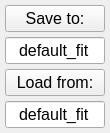
             <widget class="QFrame" name="frame_11">
              <property name="sizePolicy">
               <sizepolicy hsizetype="Expanding" vsizetype="Expanding">
                <horstretch>0</horstretch>
                <verstretch>0</verstretch>
               </sizepolicy>
              </property>
              <property name="maximumSize">
               <size>
                <width>110</width>
                <height>250</height>
               </size>
              </property>
              <property name="font">
               <font>
                <pointsize>12</pointsize>
               </font>
              </property>
              <property name="frameShape">
               <enum>QFrame::NoFrame</enum>
              </property>
              <property name="frameShadow">
               <enum>QFrame::Raised</enum>
              </property>
              <layout class="QGridLayout" name="gridLayout_11">
               <property name="leftMargin">
                <number>5</number>
               </property>
               <property name="topMargin">
                <number>5</number>
               </property>
               <property name="rightMargin">
                <number>5</number>
               </property>
               <property name="bottomMargin">
                <number>5</number>
               </property>
               <property name="spacing">
                <number>5</number>
               </property>
               <item row="0" column="0">
                <widget class="QPushButton" name="savefitButton">
                 <property name="maximumSize">
                  <size>
                   <width>100</width>
                   <height>32</height>
                  </size>
                 </property>
                 <property name="font">
                  <font>
                   <pointsize>12</pointsize>
                  </font>
                 </property>
                 <property name="text">
                  <string>Save to:</string>
                 </property>
                 <property name="autoDefault">
                  <bool>false</bool>
                 </property>
                </widget>
               </item>
               <item row="1" column="0">
                <widget class="QLineEdit" name="fitsavename">
                 <property name="sizePolicy">
                  <sizepolicy hsizetype="Ignored" vsizetype="Fixed">
                   <horstretch>0</horstretch>
                   <verstretch>0</verstretch>
                  </sizepolicy>
                 </property>
                 <property name="maximumSize">
                  <size>
                   <width>100</width>
                   <height>16777215</height>
                  </size>
                 </property>
                 <property name="font">
                  <font>
                   <pointsize>12</pointsize>
                  </font>
                 </property>
                 <property name="text">
                  <string>default_fit</string>
                 </property>
                 <property name="alignment">
                  <set>Qt::AlignCenter</set>
                 </property>
                </widget>
               </item>
               <item row="2" column="0">
                <widget class="QPushButton" name="loadfitButton">
                 <property name="maximumSize">
                  <size>
                   <width>100</width>
                   <height>32</height>
                  </size>
                 </property>
                 <property name="font">
                  <font>
                   <pointsize>12</pointsize>
                  </font>
                 </property>
                 <property name="text">
                  <string>Load from:</string>
                 </property>
                 <property name="autoDefault">
                  <bool>false</bool>
                 </property>
                </widget>
               </item>
               <item row="3" column="0">
                <widget class="QLineEdit" name="dataloadname">
                 <property name="sizePolicy">
                  <sizepolicy hsizetype="Ignored" vsizetype="Fixed">
                   <horstretch>0</horstretch>
                   <verstretch>0</verstretch>
                  </sizepolicy>
                 </property>
                 <property name="maximumSize">
                  <size>
                   <width>100</width>
                   <height>16777215</height>
                  </size>
                 </property>
                 <property name="font">
                  <font>
                   <pointsize>12</pointsize>
                  </font>
                 </property>
                 <property name="text">
                  <string>default_fit</string>
                 </property>
                 <property name="alignment">
                  <set>Qt::AlignCenter</set>
                 </property>
                </widget>
               </item>
              </layout>
             </widget>
